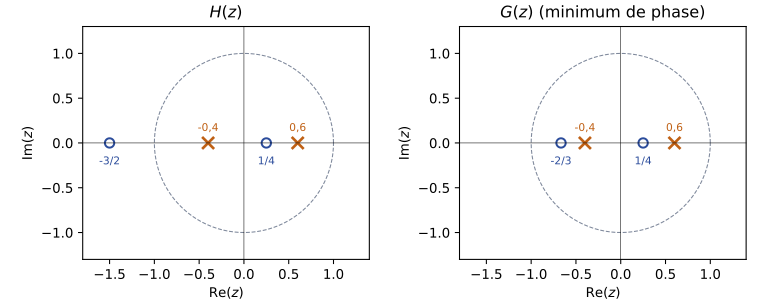

Write the Python code that produced this figure.
"""TSIG1, partiel 2015-2016, exercice 4 : H(z) = (2z+3)(4z-1)/((z+0,4)(z-0,6)) et le filtre
à minimum de phase G(z) = (3z+2)(4z-1)/((z+0,4)(z-0,6)) (zéro -3/2 remplacé par -2/3),
de même module. Figure calculée. Régénérer : python ann-2015-min-phase.py"""
import numpy as np
import matplotlib
matplotlib.use("Agg")
import matplotlib.pyplot as plt
plt.rcParams.update({"font.family": "sans-serif", "font.size": 10, "svg.fonttype": "none"})
w = np.linspace(0, np.pi, 200); e = np.exp(1j * w)
assert np.allclose(np.abs((2 * e + 3) * (4 * e - 1)), np.abs((3 * e + 2) * (4 * e - 1)))
poles = [-0.4, 0.6]
th = np.linspace(0, 2 * np.pi, 400)
fig, axs = plt.subplots(1, 2, figsize=(8, 3.2))
for ax, titre, zeros in ((axs[0], "$H(z)$", [-1.5, 0.25]), (axs[1], "$G(z)$ (minimum de phase)", [-2 / 3, 0.25])):
    ax.plot(np.cos(th), np.sin(th), color="#7E889B", lw=0.8, ls="--")
    ax.plot(poles, [0, 0], "x", color="#BF6014", ms=9, mew=2)
    ax.plot(zeros, [0, 0], "o", mfc="none", mec="#2B4C9B", ms=7, mew=1.5)
    for p in poles:
        ax.annotate(f"{p:g}".replace(".", ","), (p, 0), xytext=(0, 9), textcoords="offset points", ha="center", fontsize=8, color="#BF6014")
    for q, t in zip(zeros, ("-3/2" if zeros[0] == -1.5 else "-2/3", "1/4")):
        ax.annotate(t, (q, 0), xytext=(0, -16), textcoords="offset points", ha="center", fontsize=8, color="#2B4C9B")
    ax.set_aspect("equal"); ax.set_xlim(-1.8, 1.4); ax.set_ylim(-1.3, 1.3)
    ax.axhline(0, color="k", lw=0.4); ax.axvline(0, color="k", lw=0.4)
    ax.set_title(titre); ax.set_xlabel(r"$\mathrm{Re}(z)$"); ax.set_ylabel(r"$\mathrm{Im}(z)$")
fig.tight_layout(); fig.savefig(__file__.replace(".py", ".svg"))
